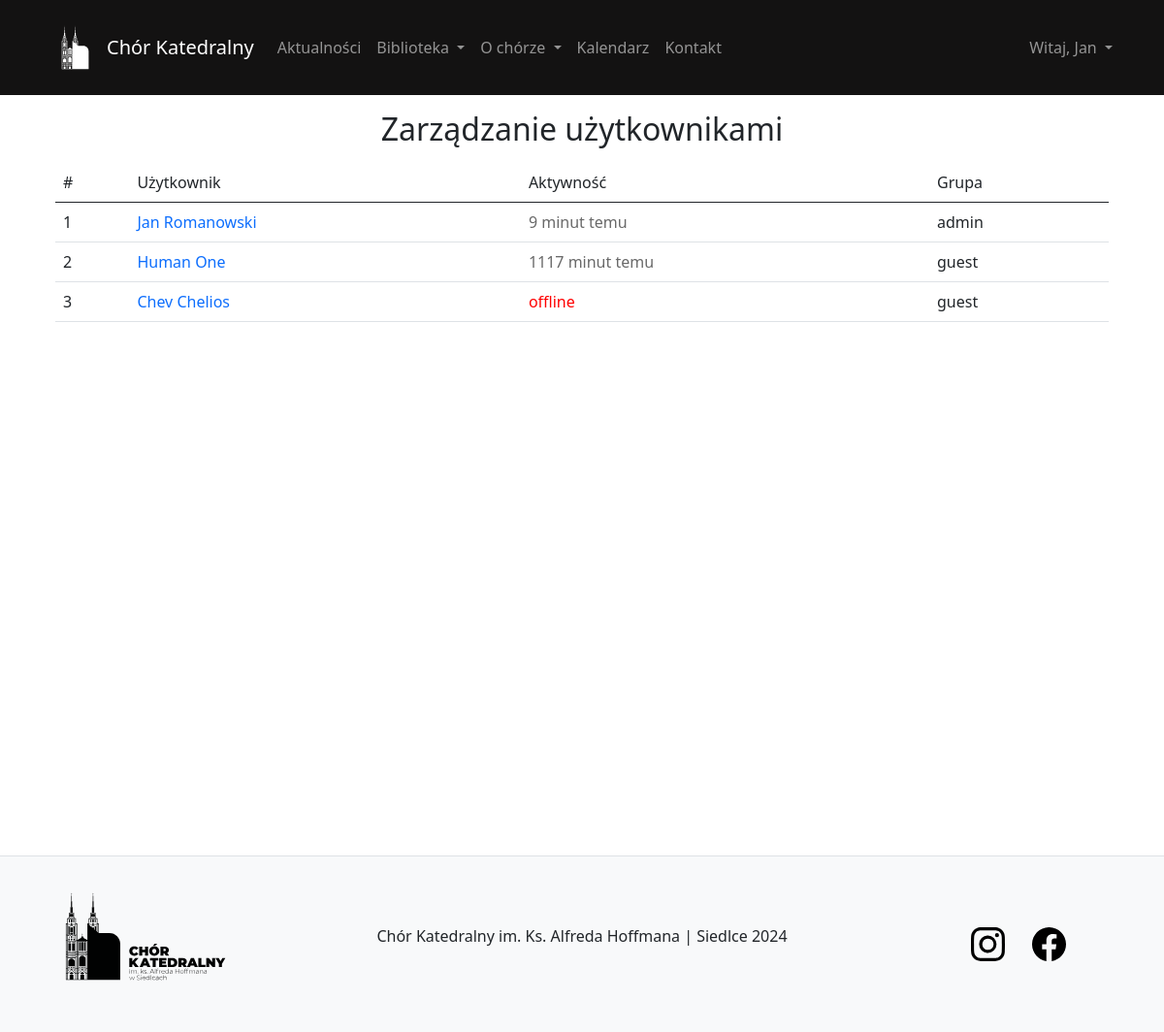
The app's page /user/manage-users/ (signed in) with its own data.
### user/models.py (models this page shows, shortened)
class User(AbstractBaseUser, PermissionsMixin):
    email = models.EmailField(unique=True)
    name = models.CharField(max_length=30)
    surname = models.CharField(max_length=30)
    voice_type = models.CharField(max_length=10, default='guest')
    last_activity = models.DateTimeField(null=True, blank=True)
    is_staff = models.BooleanField(default=False)
    is_active = models.BooleanField(default=True)
    date_joined = models.DateTimeField(default=timezone.now)
    objects = CustomUserManager()
    USERNAME_FIELD = 'email'
    REQUIRED_FIELDS = ['name', 'surname']

### user/views.py (the view)
# urls.py: path('manage-users/', views.manageUsers, name='manageUsers'),
@permission_required('user.change_user', raise_exception=True)
def manageUsers(request):
    users = User.objects.all()
    context = {
        'users': users,
        'form': UserPermissionsForm(),
    }
    return render(request, 'user/manage_users.html', context)

### composition/templatetags/extras.py (called while the page is built)
@register.filter
def activity_status(last_activity):
    if last_activity is None:
        return "offline"
    now = timezone.now()
    time_diff = now - last_activity
    if time_diff < timedelta(minutes=5):
        return "online"
    else:
        return f"{time_diff.seconds // 60} minut temu"

### library/context_processors.py (called while the page is built)
def current_time(request):
    now = timezone.now()
    return {
        'current_year': now.year,
        'current_month': now.month,
    }

### user/templates/user/manage_users.html (shortened to what this page needs)
{% extends 'content/template.html' %}
{% load extras %}
{% load static %}
{% block body %}
<h2 class="mb-3 mt-3 text-center">Zarządzanie użytkownikami</h2>
<div class="container-fluid w-100">
    <table class="table table-hover">
        <thead>
            <tr>
                <td>#</td>
                <td>Użytkownik</td>
                <td>Aktywność</td>
                <td>Grupa</td>
            </tr>
    </thead>
    <tbody>
        {% for user in users %}
            <tr>
                <td>{{ user.id }}</td>
                <td><a {% if user.is_active == False %} style="color:red;" {% endif %}  href="{% url 'detailsUser' id=user.id %}">{{ user.name }} {{ user.surname }}</a></td>
                {% if user.last_activity|activity_status == 'online' %}
                    <td class="online">{{ user.last_activity|activity_status }}</td>
                {% elif user.last_activity|activity_status == 'offline' %}
                    <td class="offline">{{ user.last_activity|activity_status }}</td>
                {% else %}
                    <td class="recently">{{ user.last_activity|activity_status }}</td>
                {% endif %}
                <td>{{ user.groups.first.name }}</td>
            </tr>
        {% endfor %}
    </tbody>
    </table>
</div>
{% endblock %}

### content/templates/content/template.html (shortened to what this page needs)
{% load static %}
<!DOCTYPE html>
<html lang="en">
<head>
    <link href="https://cdn.jsdelivr.net/npm/bootstrap@5.0.2/dist/css/bootstrap.min.css" rel="stylesheet">
    <link rel="stylesheet" href="https://cdnjs.cloudflare.com/ajax/libs/toastr.js/latest/toastr.min.css">
    <link rel="stylesheet" href="{% static 'content/css/main.css' %}">
</head>
<body class="body-bg">
    <div class="overlay">
        <nav class="navbar navbar-dark navbar-expand-lg bg-dark sticky-top">
            <div class="container main-container">
                <img class="m-0 p-0" src="{% static 'content/img/logo_light.svg' %}" width="65px" alt="Chór Katedralny">
                <a class="navbar-brand text-center" href="/">
                    Chór Katedralny
                </a>
                <div class="collapse navbar-collapse" id="navbarTogglerDemo03">
                    <ul class="navbar-nav me-auto mb-2 mb-lg-0">
                        <li class="nav-item">
                            <a class="nav-link" href="{% url 'listNews' %}">Aktualności</a>
                        </li>
                        {% if user.is_authenticated %}
                        <li class="nav-item dropdown">
                            <a class="nav-link dropdown-toggle" href="#" id="navbarDarkDropdownMenuLink" role="button"
                               data-bs-toggle="dropdown" aria-expanded="false">
                                Biblioteka
                            </a>
                        </li>
                        {% else %}
                        <li class="nav-item">
                            <a class="nav-link" href="{% url 'listComposition' %}">Biblioteka</a>
                        </li>
                        {% endif %}
                        <ul class="navbar-nav">
                            <li class="nav-item dropdown">
                                <a class="nav-link dropdown-toggle" href="#" id="navbarDarkDropdownMenuLink" role="button"
                                   data-bs-toggle="dropdown" aria-expanded="false">
                                    O chórze
                                </a>
                            </li>
                        </ul>
                        <li class="nav-item">
                            {% if current_year and current_month %}
                            <a class="nav-link" href="{% url 'calendar' current_year current_month %}">Kalendarz</a>
                            {% else %}
                                <a class="nav-link" href="#">Kalendarz</a>
                            {% endif %}
                        </li>
                        <li class="nav-item">
                            <a class="nav-link" href="{% url 'contact' %}">Kontakt</a>
                        </li>
                    </ul>
                    {% if user.is_authenticated %}
                        <ul class="navbar-nav">
                            <li class="nav-item dropdown">
                                <a class="nav-link dropdown-toggle" href="#" id="navbarDarkDropdownMenuLink" role="button"
                                   data-bs-toggle="dropdown" aria-expanded="false">
                                   Witaj, {{ user.name }}
                                </a>
                            </li>
                        </ul>
                    {% else %}
                        <a class="btn btn-success" href="{% url 'signIn' %}" role="button">Zaloguj</a>
                    {% endif %}
                </div>
            </div>
        </nav>
        <div class="container main-container align-items-center" style="min-height: 90vh; width: 100%">
            <div class="toast-container position-fixed bottom-0 end-0 p-3" style="z-index: 11">
            </div>
            {% block body %}
            {% endblock %}
        </div>
        {% include 'content/footer.html' %}
    </div>
</body>
</html>

### content/static/content/css/main.css (style rules this page uses)
.main-container { margin-right: auto; margin-left: auto; padding-right: 15px; padding-left: 15px; }
.sticky-top { position: sticky; top: 0; scroll-padding-top: 108px; }
a { text-decoration: none; }

### content/templates/content/template.html (style rules this page uses)
.bg-dark { background-color: rgb(19, 18, 18) !important; }

### user/templates/user/manage_users.html (style rules this page uses)
.offline { color: red; }
.recently { color: dimgray; }

### records on screen
User: name "Jan", id "1", surname "Romanowski", last_activity|activity_status "9 minut temu", groups.first.name "admin"
User: id "2", name "Human", surname "One", last_activity|activity_status "1117 minut temu", groups.first.name "guest"
User: id "3", name "Chev", surname "Chelios", last_activity|activity_status "offline", groups.first.name "guest"
